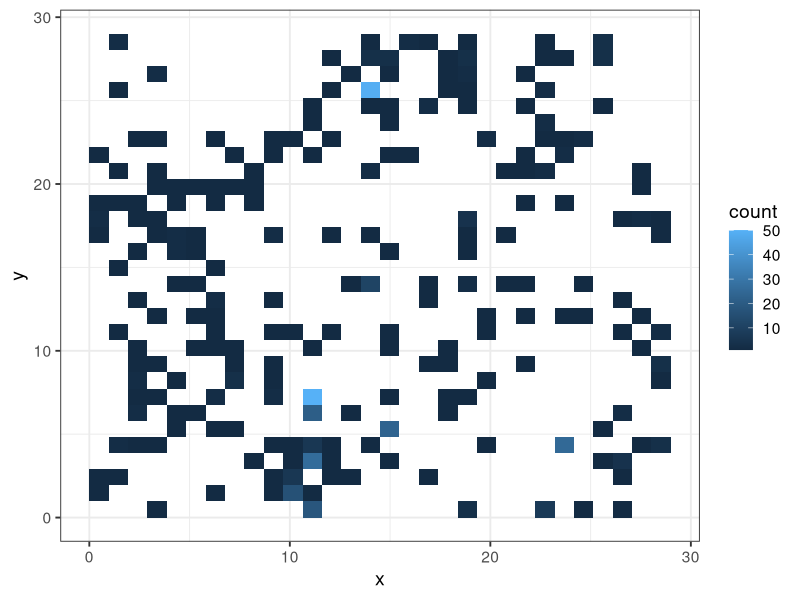

Recreate this plot in R.
setwd("~/habitat-ABM/")
agents <- read.csv("output.csv")
library(ggplot2)
theme_set(theme_bw(14))
ggplot(agents, aes(x=x, y=y)) + stat_bin_2d(aes(fill=..count..))
